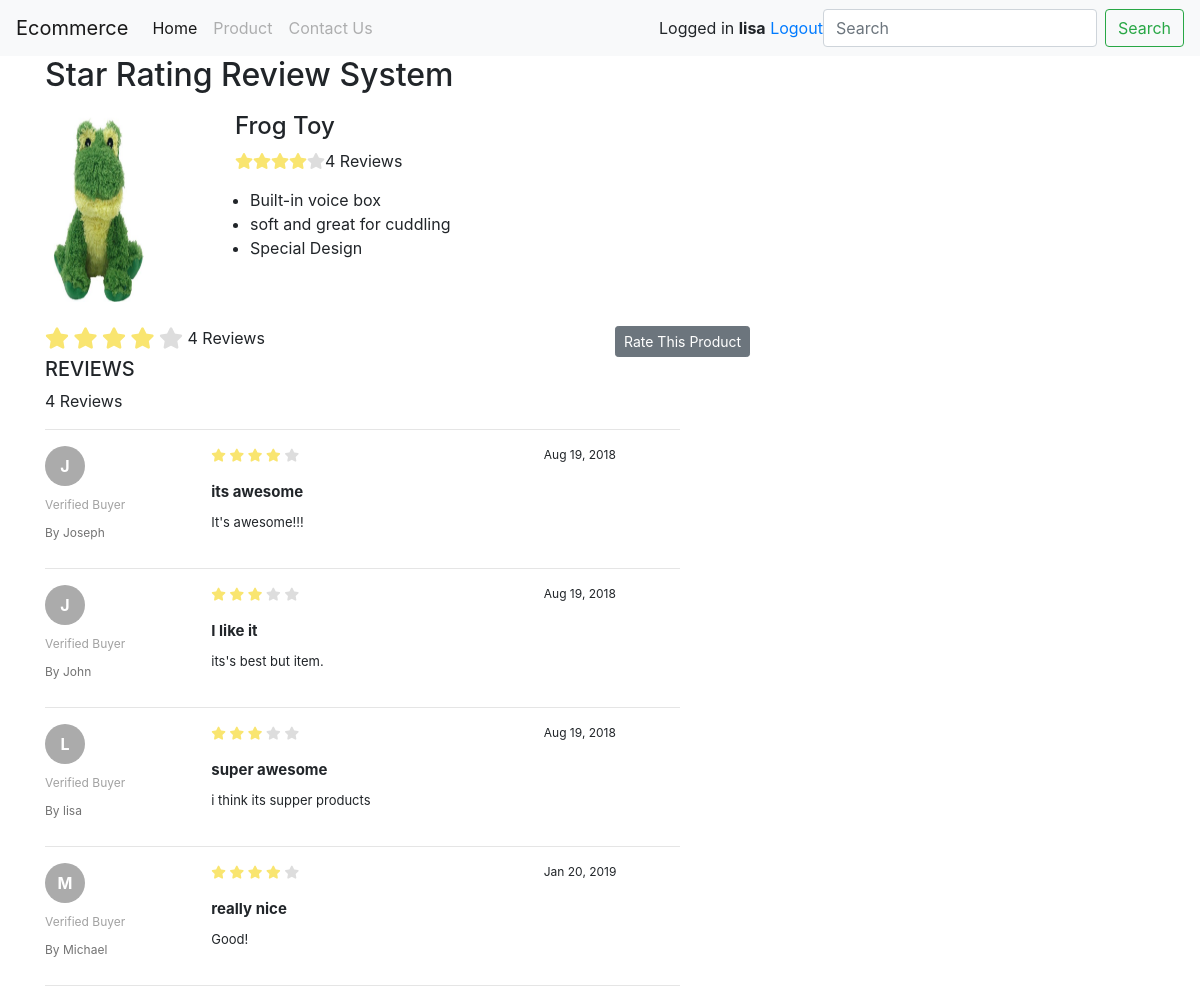
Screenshot of /product_detail.php?product_id=1 (signed in) with the database file from the repository.
### tables this page shows
CREATE TABLE `product` (
  `id` int(11) NOT NULL AUTO_INCREMENT PRIMARY KEY,
  `name` varchar(256) NOT NULL,
  `description` text NOT NULL,
  `price` int(255) NOT NULL,
  `image` varchar(255) NOT NULL,
  `created_at` timestamp NOT NULL DEFAULT CURRENT_TIMESTAMP,
  `updated_at` timestamp NOT NULL DEFAULT CURRENT_TIMESTAMP

);

CREATE TABLE `product_rating` (
  `id` int(11) NOT NULL AUTO_INCREMENT PRIMARY KEY,
  `product_id` int(11) NOT NULL,
  `user_id` int(11) DEFAULT NULL,
  `rating_score` int(11) NOT NULL,
  `title` varchar(255) NOT NULL,
  `comment` text,
  `reviewer` varchar(255) DEFAULT NULL,
  `email` varchar(255) NOT NULL,
  `status` tinyint(1) NOT NULL DEFAULT '1' COMMENT '1 = Block, 0 = Unblock',
  `created_at` datetime NOT NULL,
  `updated_at` datetime NOT NULL

);

### product_detail.php (called while the page is built, shortened)
<?php
include "layout/app.php";
?>

### class/Rating.php (called while the page is built, shortened)
<?php
class Rating{
	private $host  = '127.0.0.1';
    private $user  = 'root';
    private $password   = "1111";
    private $database  = "rating";
	private $productUsersTable = 'product_users';
	private $productTable = 'product';
    private $productRatingTable = 'product_rating';
	private $dbConnect = false;
	private $settingClass = '';
    public function __construct(){
        if(!$this->dbConnect){
            $conn = new mysqli($this->host, $this->user, $this->password, $this->database);
            if($conn->connect_error){
                die("Error failed to connect to MySQL: " . $conn->connect_error);
            }else{
                $this->dbConnect = $conn;
            }
        }
    }
	private function getData($sqlQuery) {
		$result = mysqli_query($this->dbConnect, $sqlQuery);
		$data= array();
		while ($row = mysqli_fetch_array($result, MYSQLI_ASSOC)) {
			$data[]=$row;
		}
		return $data;
	}
	public function getSetting(){
		return  $this->settingClass;
	}
	public function getProduct($product_id){
		$sqlQuery = "
			SELECT * FROM ".$this->productTable."
			WHERE id='".$product_id."'";
		return  $this->getData($sqlQuery);
	}
	public function getProductRating($product_id){
		$sqlQuery = "
			SELECT r.id, r.product_id, r.user_id, u.username, u.avatar, r.rating_score, r.title, r.comment, r.reviewer,r.created_at, r.updated_at
			FROM ".$this->productRatingTable." as r
			LEFT JOIN ".$this->productUsersTable." as u ON (r.user_id = u.id)
			WHERE r.product_id = '".$product_id."'";
		return  $this->getData($sqlQuery);
	}
	public function getRatingAverage($product_id){
		$productRating = $this->getProductRating($product_id);
		$rating_score = 0;
		$count = 0;
		foreach($productRating as $productRatingDetails){
			$rating_score+= $productRatingDetails['rating_score'];
			$count += 1;
		}
		$average = 0;
		if($rating_score && $count) {
			$average = $rating_score/$count;
		}
		return $average;
	}
}
?>

### inc/product_detail_content.php (the view, shortened to what this page needs)
<div class="container">
	<h2>Star Rating Review System</h2>
	<?php
	include 'class/Rating.php';
	$rating = new Rating();
	$productDetails = $rating->getProduct($_GET['product_id']);
	$average = $rating->getRatingAverage($_GET['product_id']);
	$count = $rating->getRatingTotal($_GET['product_id']);
	$settingClass = $rating->getSetting();
	foreach($productDetails as $product){
		$average = $rating->getRatingAverage($product["id"]);
	?>
	<div class="row">
		<div class="col-sm-2" style="width:150px">
			<img class="product_image" src="image/<?php echo $product["image"]; ?>" style="width:100px;height:200px;padding-top:10px;">
		</div>
		<div class="col-sm-4">
		<h4 style="margin-top:10px;"><?php echo $product["name"]; ?></h4>
<?php
		$averageRating = round($average, 0);
		for ($i = 1; $i <= 5; $i++) {
			$ratingClass = "star-grey";
			if($i <= $averageRating) {
				$ratingClass = "star-highlight";
			}
		echo	'<i class="fa fa-star '.$ratingClass. '"; aria-hidden="true"></i>';
		 }
		echo $count . ' Reviews';
	?>
		<?php echo $product["description"]; ?>
		</div>
	</div>
	<?php } ?>
	<br>
	<div id="ratingDetails">
		<div class="row">
			<div class="col-sm-3">
				<?php
				$averageRating = round($average, 0);
				for ($i = 1; $i <= 5; $i++) {
					$ratingClass = "star-grey";
					if($i <= $averageRating) {
						$ratingClass = "star-highlight";
					}
				?>
					<i class="fa fa-star fa-lg <?php echo $ratingClass; ?>" aria-hidden="true"></i>
				<?php } ?>
				<?php echo $count. ' Reviews'; ?>
			</div>
			<div class="col-sm-3">
			</div>
			<div class="col-sm-3">
				<button type="button" id="rateProduct" class="btn btn-secondary btn-sm <?php echo $settingClass; ?>">Rate This Product</button>
			</div>
		</div>
		<div class="row">
			<div class="col-sm-7">
				<h5>REVIEWS</h5>
				<?php echo $count . ' Reviews'; ?>
				<hr/>
				<div class="">
				<?php
				$productRating = $rating->getProductRating($_GET['product_id']);
				foreach($productRating as $rating){
					$date=date_create($rating['created_at']);
					$reviewDate = date_format($date,"M d, Y");
				?>
					<div class="row">
						<div class="col-sm-3">
							<div class="circle">
                <div><?php echo strtoupper($rating['reviewer'][0]); ?></div>
              </div>
							<?php
								if($rating['user_id']) {
									echo '<div class = "review-block-verified-name">Verified Buyer</div>';
								}
							?>
							<div class="review-block-name">By <?php echo $rating['reviewer']; ?></div>
						</div>
						<div class="col-sm-6">
							<div class="review-block-rate">
								<?php
								for ($i = 1; $i <= 5; $i++) {
									$ratingClass = "star-grey";
									if($i <= $rating['rating_score']) {
										$ratingClass = "star-highlight";
									}
								?>
								 <i class="fa fa-star <?php echo $ratingClass; ?>" aria-hidden="true"></i>
								<?php } ?>
							</div>
							<div class="review-block-title"><?php echo $rating['title']; ?></div>
							<div class="review-block-description"><?php echo $rating['comment']; ?></div>
						</div>
						<div class="col-sm-3">
							<div class="review-block-date"><?php echo $reviewDate; ?></div>
						</div>
					</div>
					<hr/>
				<?php } ?>
				</div>
			</div>
		</div>
	</div>
</div>

### css/style.css (style rules this page uses)
.review-block-verified-name { font-size:12px; margin:10px 0; color: #a2a2a2; }
.review-block-name { font-size:12px; margin:10px 0; color: #737373; }
.review-block-date { font-size:12px; }
.review-block-rate { font-size:13px; margin-bottom:15px; }
.review-block-title { font-size:15px; font-weight:700; margin-bottom:10px; }
.review-block-description { font-size:13px; }
.star-grey { color:#ddd; }
.star-highlight { color:#f9e570 !important; }
.circle { display: flex; justify-content: center; align-items: center; background: #ababab !important; border-radius:40px; height: 40px; width: 40px; }
.circle div { color: white; font-weight: bold; }

### rows the page displays
product: image (picture), name "Frog Toy", count "4", description "Built-in voice box soft and great for cuddling Special Design"
product_rating: reviewer "J", shows "Verified Buyer", reviewer "Joseph", rating_score 4 (drawn), title "its awesome", comment "It's awesome!!!", created_at "Aug 19, 2018"
product_rating: reviewer "J", shows "Verified Buyer", reviewer "John", rating_score 3 (drawn), title "I like it", comment "its's best but item.", created_at "Aug 19, 2018"
product_rating: reviewer "L", shows "Verified Buyer", reviewer "lisa", rating_score 3 (drawn), title "super awesome", comment "i think its supper products", created_at "Aug 19, 2018"
product_rating: reviewer "M", shows "Verified Buyer", reviewer "Michael", rating_score 4 (drawn), title "really nice", comment "Good!", created_at "Jan 20, 2019"

### other values shown
$userName "lisa"
$count "4"
